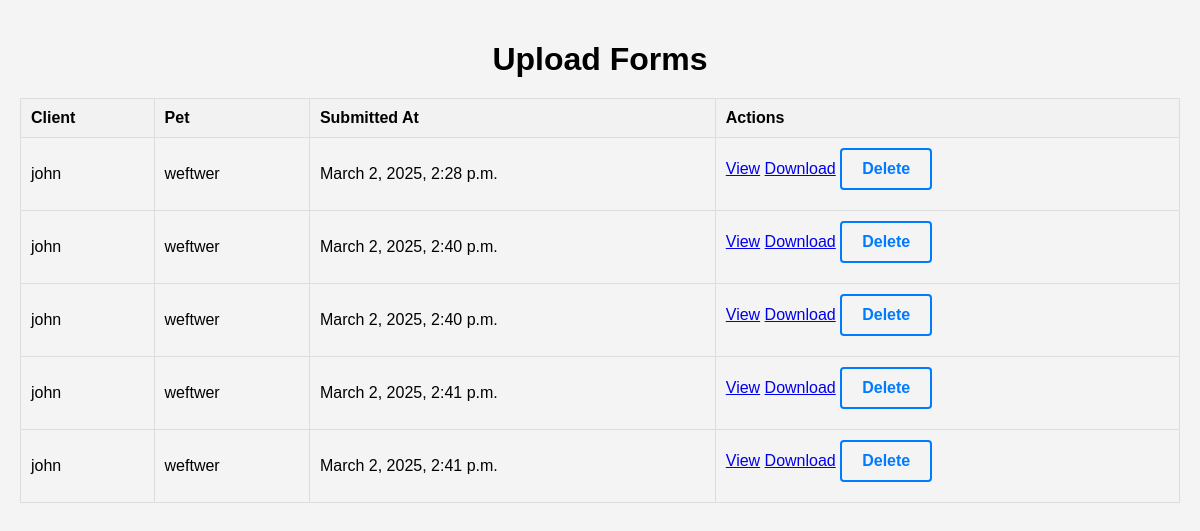
/dashboard/upload_forms/, run on the app's committed database.
### dashboard/models.py (models this page shows, shortened)
class UploadForm(models.Model):
    client = models.ForeignKey(Client, on_delete=models.CASCADE)
    pet = models.ForeignKey(Pet, on_delete=models.CASCADE, null=True, blank=True)
    document = models.FileField(upload_to='uploads/')
    submitted_at = models.DateTimeField(auto_now_add=True)

class Client(models.Model):
    name = models.CharField(max_length=100)
    email = models.EmailField()
    phone = models.CharField(max_length=20)

class Pet(models.Model):
    name = models.CharField(max_length=100)
    breed = models.CharField(max_length=100)
    age = models.IntegerField()
    owner = models.ForeignKey(Client, on_delete=models.CASCADE)
    notes = models.TextField(blank=True, null=True)

### dashboard/views.py (the view)
# urls.py: path('dashboard/upload_forms/', views.upload_form_list, name='upload_form_list'),
def upload_form_list(request):
    upload_forms = UploadForm.objects.all()
    return render(request, 'dashboard/upload_form_list.html', {'upload_forms': upload_forms})

### dashboard/templates/dashboard/upload_form_list.html (shortened to what this page needs)
<!DOCTYPE html>
<html>
<head>
    {% load static %}
    <link rel="stylesheet" type="text/css" href="{% static 'css/style.css' %}">
</head>
<body>
    <div class="container">
        <h1>Upload Forms</h1>
        <table>
            <thead>
                <tr>
                    <th>Client</th>
                    <th>Pet</th>
                    <th>Submitted At</th>
                    <th>Actions</th>
                </tr>
            </thead>
            <tbody>
                {% for form in upload_forms %}
                    <tr>
                        <td>{{ form.client.name }}</td>
                        <td>{{ form.pet.name }}</td>
                        <td>{{ form.submitted_at }}</td>
                        <td>
                            <a href="{% url 'upload_form_detail' form.id %}">View</a>
                            <a href="{{ form.document.url }}">Download</a>
                            <a href="{% url 'delete_upload_form' form.id %}" class="delete-button">Delete</a>
                        </td>
                    </tr>
                {% empty %}
                    <tr>
                        <td colspan="4">No upload forms found.</td>
                    </tr>
                {% endfor %}
            </tbody>
        </table>
    </div>
</body>
</html>

### dashboard/static/css/style.css (style rules this page uses)
body { font-family: Arial, sans-serif; background-color: #f4f4f4; margin: 0; padding: 0; color: #000; }
.container { max-width: 1200px; margin: 0 auto; padding: 20px; }
h1 { text-align: center; margin-bottom: 20px; color: #000; }
table { width: 100%; border-collapse: collapse; margin-bottom: 20px; }
table, th, td { border: 1px solid #ddd; }
th, td { padding: 10px; text-align: left; }
th { background-color: #f2f2f2; }
.add-button, .delete-button { display: inline-block; margin-bottom: 10px; padding: 10px 20px; border: 2px solid #007bff; color: #007bff; text-decoration: none; border-radius: 4px; font-weight: bold; text-align: center; background-color: transparent; }

### data on the page
UploadForm: client.name "john", pet.name "weftwer", submitted_at "March 2, 2025, 2:28 p.m."
UploadForm: client.name "john", pet.name "weftwer", submitted_at "March 2, 2025, 2:40 p.m."
UploadForm: client.name "john", pet.name "weftwer", submitted_at "March 2, 2025, 2:40 p.m."
UploadForm: client.name "john", pet.name "weftwer", submitted_at "March 2, 2025, 2:41 p.m."
UploadForm: client.name "john", pet.name "weftwer", submitted_at "March 2, 2025, 2:41 p.m."
